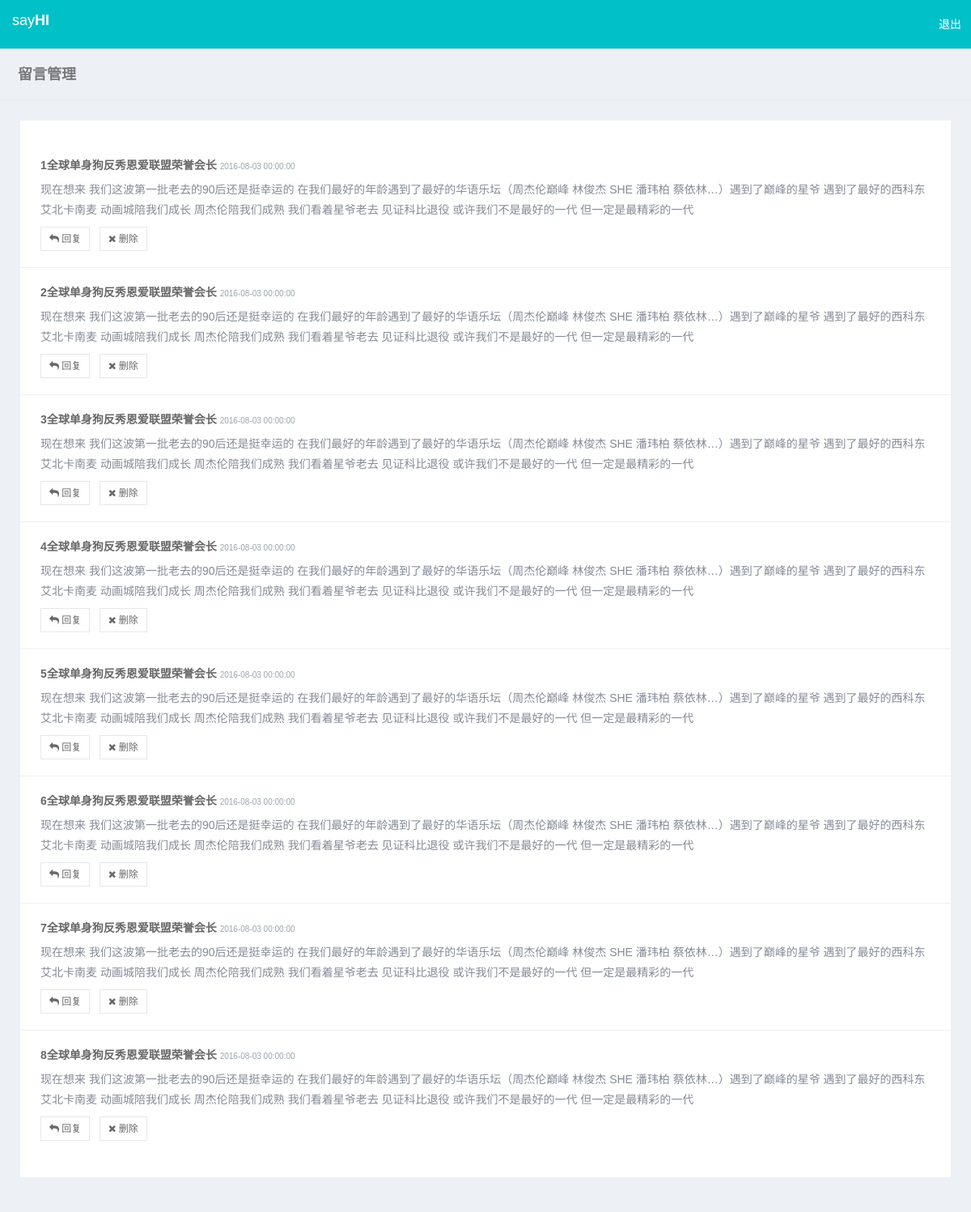
The app's page /admin/admin.php (signed in) with its own data.
### tables this page shows
CREATE TABLE `gb_guestbook` (
  `cid` bigint(20) NOT NULL AUTO_INCREMENT,
  `nickname` varchar(20) DEFAULT NULL COMMENT '用户昵称',
  `email` varchar(60) DEFAULT NULL COMMENT '邮箱',
  `content` text NOT NULL COMMENT '留言内容',
  `create_time` datetime DEFAULT NULL COMMENT '留言时间',
  `status` int(2) NOT NULL DEFAULT '1' COMMENT '是否有回复的状态',
  PRIMARY KEY (`cid`)
);

### mysql.class.php (called while the page is built, shortened)
<?php
    class DBHelper{
        private $mysqli;
        private static $host= DB_HOST;
        private static $user= DB_USER;
        private static $pwd= DB_PWD;
        private static $dbname = DB_NAME;
        public function __construct(){
            $this -> mysqli = new mysqli(self::$host, self::$user, self::$pwd, self::$dbname) or die('数据库链接出错:'.$this -> mysqli -> connect_error);
            $this -> mysqli -> query('set names utf8');
        }
        public function execute_dml($sql){
            $arr = array();
            $result = $this -> mysqli -> query($sql) or die($this -> mysqli -> error);
            if($result){
                while( $row= $result -> fetch_array() ) {
                    $arr[]=$row;
                }
            }
            return $arr;
        }
    }
?>

### main.php (called while the page is built, shortened)
<?php
    include APP_PATH.'/mysql.class.php';
    $dbhelper = new DBHelper();
?>

### admin/admin.php (the view, shortened to what this page needs)
<?php
    require_once '../main.php';
    $sql_gb = 'SELECT * From '.GB_TABLE_NAME.' ORDER BY create_time';
    $array_gb = $dbhelper -> execute_dml($sql_gb);
    $array_count = count($array_gb);
?>
<!DOCTYPE html>
<html>
    <head>
        <link rel="stylesheet" href="//cdn.bootcss.com/bootstrap/3.3.6/css/bootstrap.min.css">
        <link rel="stylesheet" href="//cdn.bootcss.com/font-awesome/4.6.3/css/font-awesome.min.css">
        <link rel="stylesheet" href="../static/components/sweetalert/sweetalert.css">
        <link rel="stylesheet" href="../static/components/toast/jquery.toast.css">
        <link rel="stylesheet" href="../static/css/style.css">
        <link rel="stylesheet" href="../static/css/megna.css">
    </head>
    <body>
        <div class="wrapper" id="wrapper">
            <header>
                <nav class="navbar navbar-default navbar-static-top m-b-0">
                    <div class="navbar-header">
                        <a class="navbar-brand" href="#" style="color:#fff;">say<strong>HI</strong></a>
                        <ul class="nav navbar-top-links navbar-right pull-right">
                            <li>
                                <a href="../loginout.php">退出</a>
                            </li>
                        </ul>
                    </div>
                </nav>
            </header>
            <div id="page-wrapper">
                <div class="container-fluid">
                    <div class="row bg-title">
                        <div class="col-xs-12">
                            <h4 class="page-title">留言管理</h4>
                        </div>
                    </div>
                    <div class="row">
                        <div class="col-xs-12">
                            <div class="white-box comments-list-box">
                                <div class="comment-center">
                                    <?php foreach ($array_gb as $key => $value): ?>
                                    <div class="<?php echo ( ($key + 1) == $array_count)?"comment-body b-none" : "comment-body"; ?>" style="width:100%;">
                                        <div class="mail-contnet" style="padding-left:0;" data-cid="<?php echo $value['cid'] ?>">
                                            <strong><?php echo $key+1 . $value['nickname'] ?></strong>
                                            <time class="sl-date"><?php echo $value['create_time']; ?></time>
                                            <div class="mail-desc" style="height:auto;"><?php echo $value['content'] ?></div>
                                            <div class="clearfix">
                                                <div class="pull-left">
                                                    <a href="#reply-<?php echo $value['cid'] ?>" class="btn btn-default btn-outline btn-sm js-reply" data-toggle="collapse"><i class="fa fa-mail-reply"></i> 回复</a>
                                                    <a href="javascript:void(0);" class="btn btn-default btn-outline btn-sm js-del"><i class="fa fa-close"></i> 删除</a>
                                                </div>
                                            </div>
                                        </div>
                                    </div>
                                    <?php endforeach; ?>
                                </div>
                            </div>
                        </div>
                    </div>
                </div>
            </div>
        </div>
    </body>
</html>

### static/css/megna.css (style rules this page uses)
body { background: #fff; }
.navbar-header { background: #01c0c8; }
.navbar-top-links > li > a { color: #ffffff; }

### records on screen
gb_guestbook: nickname "全球单身狗反秀恩爱联盟荣誉会长", create_time "2016-08-03 00:00:00", content "现在想来 我们这波第一批老去的90后还是挺幸运的 在我们最好的年龄遇到了最好的华语乐坛（周杰伦巅峰 林俊杰 SHE 潘玮柏 蔡依林…）遇到了巅峰的星爷 遇到了最好的西科东艾北卡南麦 动画城陪我们成长 周杰伦陪我们成熟 我们看着星爷老去 见证科比退役 或许我们不是最好的一代 但一定是最精彩的一代"
gb_guestbook: nickname "全球单身狗反秀恩爱联盟荣誉会长", create_time "2016-08-03 00:00:00", content "现在想来 我们这波第一批老去的90后还是挺幸运的 在我们最好的年龄遇到了最好的华语乐坛（周杰伦巅峰 林俊杰 SHE 潘玮柏 蔡依林…）遇到了巅峰的星爷 遇到了最好的西科东艾北卡南麦 动画城陪我们成长 周杰伦陪我们成熟 我们看着星爷老去 见证科比退役 或许我们不是最好的一代 但一定是最精彩的一代"
gb_guestbook: nickname "全球单身狗反秀恩爱联盟荣誉会长", create_time "2016-08-03 00:00:00", content "现在想来 我们这波第一批老去的90后还是挺幸运的 在我们最好的年龄遇到了最好的华语乐坛（周杰伦巅峰 林俊杰 SHE 潘玮柏 蔡依林…）遇到了巅峰的星爷 遇到了最好的西科东艾北卡南麦 动画城陪我们成长 周杰伦陪我们成熟 我们看着星爷老去 见证科比退役 或许我们不是最好的一代 但一定是最精彩的一代"
gb_guestbook: nickname "全球单身狗反秀恩爱联盟荣誉会长", create_time "2016-08-03 00:00:00", content "现在想来 我们这波第一批老去的90后还是挺幸运的 在我们最好的年龄遇到了最好的华语乐坛（周杰伦巅峰 林俊杰 SHE 潘玮柏 蔡依林…）遇到了巅峰的星爷 遇到了最好的西科东艾北卡南麦 动画城陪我们成长 周杰伦陪我们成熟 我们看着星爷老去 见证科比退役 或许我们不是最好的一代 但一定是最精彩的一代"
gb_guestbook: nickname "全球单身狗反秀恩爱联盟荣誉会长", create_time "2016-08-03 00:00:00", content "现在想来 我们这波第一批老去的90后还是挺幸运的 在我们最好的年龄遇到了最好的华语乐坛（周杰伦巅峰 林俊杰 SHE 潘玮柏 蔡依林…）遇到了巅峰的星爷 遇到了最好的西科东艾北卡南麦 动画城陪我们成长 周杰伦陪我们成熟 我们看着星爷老去 见证科比退役 或许我们不是最好的一代 但一定是最精彩的一代"
gb_guestbook: nickname "全球单身狗反秀恩爱联盟荣誉会长", create_time "2016-08-03 00:00:00", content "现在想来 我们这波第一批老去的90后还是挺幸运的 在我们最好的年龄遇到了最好的华语乐坛（周杰伦巅峰 林俊杰 SHE 潘玮柏 蔡依林…）遇到了巅峰的星爷 遇到了最好的西科东艾北卡南麦 动画城陪我们成长 周杰伦陪我们成熟 我们看着星爷老去 见证科比退役 或许我们不是最好的一代 但一定是最精彩的一代"
gb_guestbook: nickname "全球单身狗反秀恩爱联盟荣誉会长", create_time "2016-08-03 00:00:00", content "现在想来 我们这波第一批老去的90后还是挺幸运的 在我们最好的年龄遇到了最好的华语乐坛（周杰伦巅峰 林俊杰 SHE 潘玮柏 蔡依林…）遇到了巅峰的星爷 遇到了最好的西科东艾北卡南麦 动画城陪我们成长 周杰伦陪我们成熟 我们看着星爷老去 见证科比退役 或许我们不是最好的一代 但一定是最精彩的一代"
gb_guestbook: nickname "全球单身狗反秀恩爱联盟荣誉会长", create_time "2016-08-03 00:00:00", content "现在想来 我们这波第一批老去的90后还是挺幸运的 在我们最好的年龄遇到了最好的华语乐坛（周杰伦巅峰 林俊杰 SHE 潘玮柏 蔡依林…）遇到了巅峰的星爷 遇到了最好的西科东艾北卡南麦 动画城陪我们成长 周杰伦陪我们成熟 我们看着星爷老去 见证科比退役 或许我们不是最好的一代 但一定是最精彩的一代"
